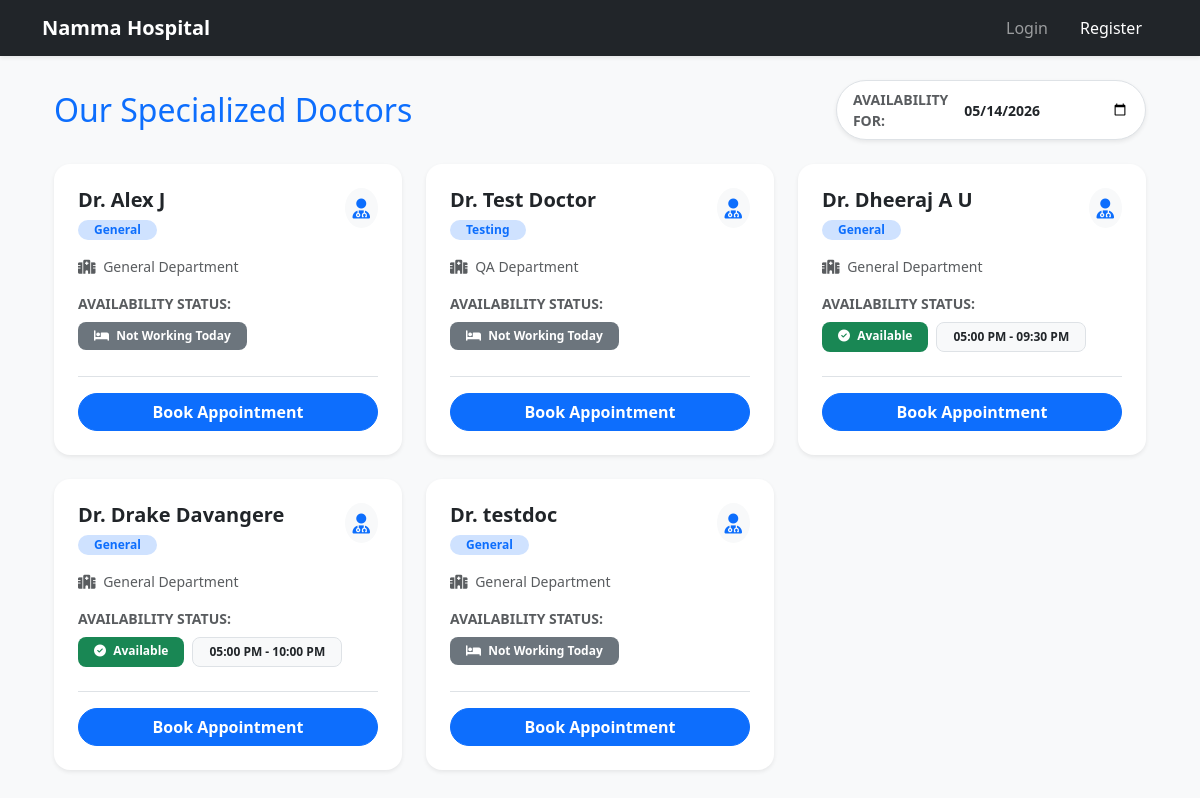
/doctors/, run on an earlier commit of the app's database.
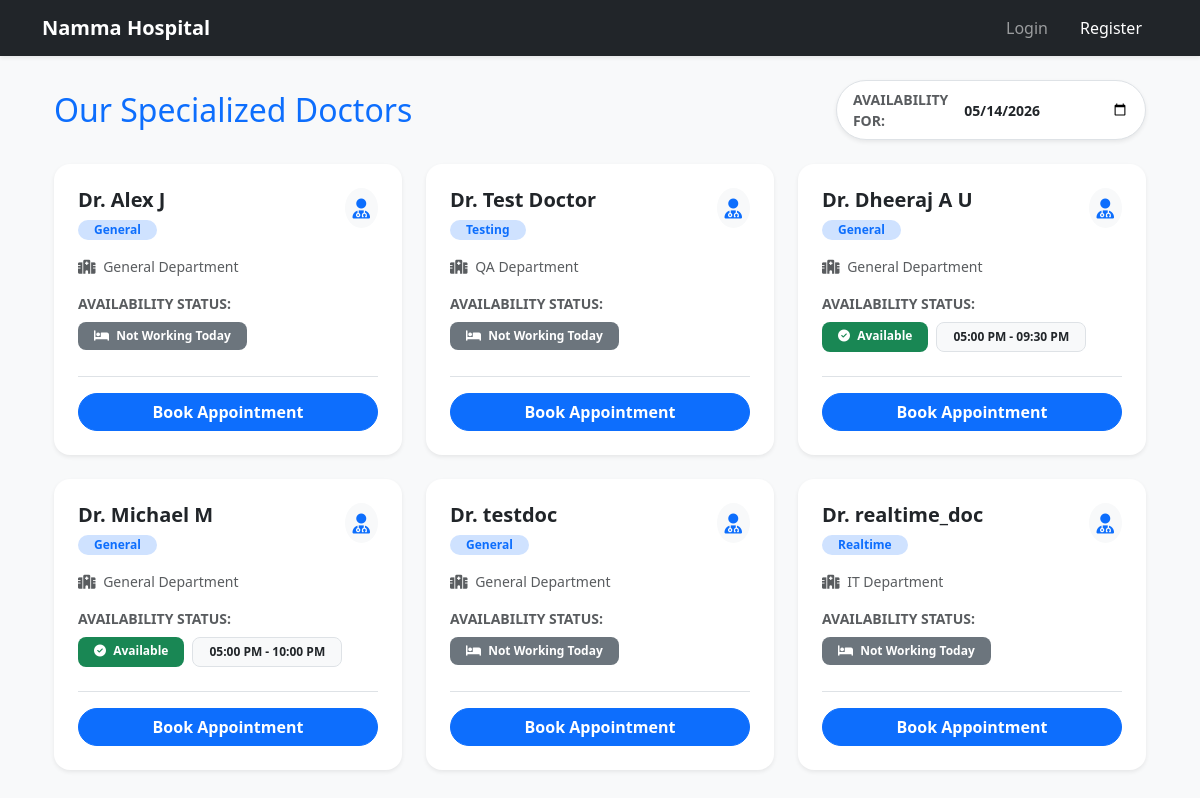
And on a later commit of the database.
### clinic/models.py (models this page shows, shortened)
class Doctor(models.Model): # A table "Doctor" will be created
    user = models.OneToOneField(User, on_delete=models.CASCADE, primary_key=True) # One to one each doctor is linked to one user and each user linked to one doctor
    specialization = models.CharField(max_length=100)
    dept = models.CharField(max_length = 100, default = "General")

class User(AbstractUser):
    is_doctor = models.BooleanField(default=False)
    is_patient = models.BooleanField(default=False)
    profile_pic = models.ImageField(upload_to = 'profile_pics/', null = True, blank = True)
    """
    is_doctor → is this user a doctor?
    is_patient → is this user a patient?
    profile_pic → user's image
    """

### clinic/views.py (the view)
# urls.py: path('doctors/', views.doctor_list, name='doctor_list'),
def doctor_list(request):
    doctors = Doctor.objects.all()
    selected_date = request.GET.get('date', timezone.now().strftime('%Y-%m-%d'))
    from .utils import get_doctor_working_hours
    doctor_data = []
    for doctor in doctors:
        status_info = get_doctor_working_hours(doctor.user.id, selected_date)
        doctor_data.append({
            'doctor': doctor,
            'status_info': status_info
        })
    return render(request, 'clinic/doctor_list.html', {
        'doctor_data': doctor_data,
        'selected_date': selected_date
    })

### clinic/utils.py (called while the page is built)
def get_doctor_working_hours(doctor_id, date_str):
    try:
        target_date = datetime.strptime(date_str, '%Y-%m-%d').date()
    except ValueError:
        return {"error": "Invalid date format.", "status": 400}
    day_of_week = target_date.weekday()
    schedule = DoctorSchedule.objects.filter(doctor_id=doctor_id, day_of_week=day_of_week).first()
    if DoctorLeave.objects.filter(doctor_id=doctor_id, leave_date=target_date).exists():
        return {"doctor_status": "On Leave"}
    if not schedule:
        return {"doctor_status": "Not Working"}
    return {
        "doctor_status": "Available",
        "working_hours": f"{schedule.start_time.strftime('%I:%M %p')} - {schedule.end_time.strftime('%I:%M %p')}"
    }

### clinic/templates/clinic/doctor_list.html (shortened to what this page needs)
{% extends 'clinic/base.html' %}
{% block content %}
<div class="container pb-5">
    <div class="d-flex justify-content-between align-items-center mb-4">
        <h2 class="text-primary mb-0">Our Specialized Doctors</h2>
        <form method="GET" class="d-flex align-items-center gap-2 bg-white p-2 rounded-pill shadow-sm border">
            <label for="date" class="ms-2 fw-bold text-muted small text-uppercase">Availability For:</label>
            <input type="date" name="date" id="date" value="{{ selected_date }}"
                   class="form-control form-control-sm border-0 fw-bold" onchange="this.form.submit()">
        </form>
    </div>
    <div class="row">
        {% for item in doctor_data %}
        <div class="col-md-6 col-lg-4 mb-4">
            <div class="card shadow-sm h-100 border-0 rounded-4 overflow-hidden hover-lift transition">
                <div class="card-body p-4 d-flex flex-column">
                    <div class="d-flex align-items-start justify-content-between mb-3">
                        <div>
                            <h5 class="card-title mb-1 fw-bold text-dark">Dr. {{ item.doctor.user.get_full_name|default:item.doctor.user.username }}</h5>
                            <span class="badge bg-primary-subtle text-primary rounded-pill px-3">{{ item.doctor.specialization }}</span>
                        </div>
                        <div class="bg-light p-2 rounded-circle">
                            <i class="fas fa-user-md text-primary fa-lg"></i>
                        </div>
                    </div>
                    <p class="text-muted small mb-3">
                        <i class="fas fa-hospital me-1"></i> {{ item.doctor.dept|default:"General" }} Department
                    </p>
                    <div class="mb-4">
                        <label class="fw-bold small text-muted text-uppercase d-block mb-2">Availability Status:</label>
                        <div class="d-flex flex-wrap gap-2">
                            {% if item.status_info.doctor_status == 'Available' %}
                                <span class="badge bg-success text-white py-2 px-3 rounded-3"><i class="fas fa-check-circle me-1"></i> Available</span>
                                <span class="badge bg-light text-dark border py-2 px-3 rounded-3">{{ item.status_info.working_hours }}</span>
                            {% elif item.status_info.doctor_status == 'On Leave' %}
                                <span class="badge bg-danger text-white py-2 px-3 rounded-3"><i class="fas fa-plane-departure me-1"></i> On Leave</span>
                            {% else %}
                                <span class="badge bg-secondary text-white py-2 px-3 rounded-3"><i class="fas fa-bed me-1"></i> Not Working Today</span>
                            {% endif %}
                        </div>
                    </div>
                    {% if not user.is_authenticated or not user.is_doctor %}
                    <div class="mt-auto pt-3 border-top d-grid">
                        <a href="{% url 'book_appointment' %}?doctor={{ item.doctor.user.id }}&date={{ selected_date }}" class="btn btn-primary rounded-pill fw-bold">
                            Book Appointment
                        </a>
                    </div>
                    {% endif %}
                </div>
            </div>
        </div>
        {% empty %}
        <div class="col-12 text-center py-5">
            <div class="display-1 text-muted mb-4"><i class="fas fa-search"></i></div>
            <h3 class="text-muted">No doctors found for the selected criteria.</h3>
            <a href="{% url 'doctor_list' %}" class="btn btn-outline-primary mt-3">Reset Search</a>
        </div>
        {% endfor %}
    </div>
</div>
{% endblock %}

What changed in the data, as far as the page shows it:
changed through a linked row, Doctor: doctor.user.get_full_name "Drake Davangere" → "Michael M"
added Doctor: doctor.user.get_full_name "realtime_doc", doctor.specialization "Realtime", doctor.dept "IT", shows "Not Working Today"
